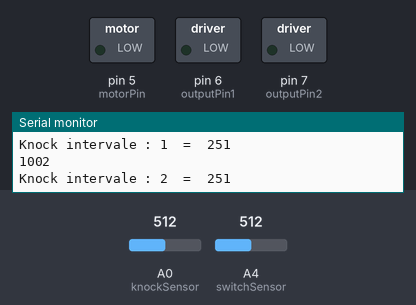
Bench run of a sketch on a simulated Arduino Uno, built with avr-gcc and run on an emulated ATmega328P. On the bench: switched loads named in the sketch (green lamp = pin HIGH), the last lines printed to the serial monitor. Dashed ring = blinking. Inputs (shaded band) come from the test bench; at power-on: A4 (switchSensor) = 512, A0 (knockSensor) = 512.

Above: at 1.2 s.
1.3 s: A4 (switchSensor) set to 0
At 4.6 s:
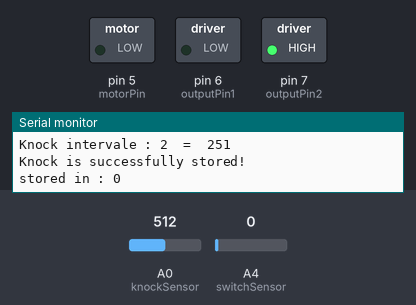
4.8 s: A4 (switchSensor) set to 95
7.4 s: A4 (switchSensor) set to 107
At 8.61 s:
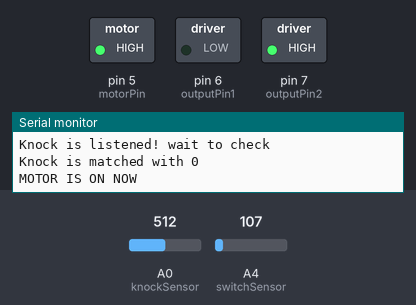
10.9 s: A0 (knockSensor) set to 21
12.7 s: A0 (knockSensor) set to 18
At 13.3 s:
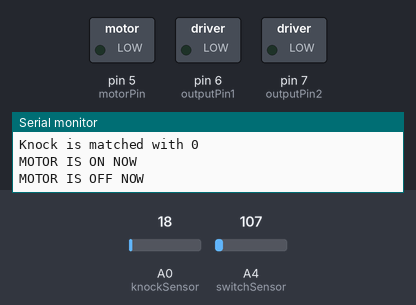
Timing chart, 0 to 15.5 s (numbered marks = the images above; inputs shaded):
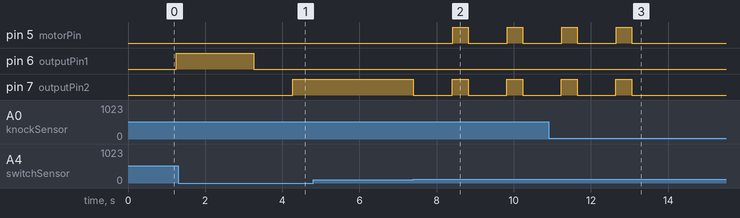

The sketch:

secretKnockDetector.ino
```cpp
const int outputPin1 = 6; // red led
const int outputPin2 = 7; //green Led
const int motorPin = 5;
const int knockSensor = A0;
const int switchSensor = A4;
const int knockThreashold = 20;
const int matchThreashold = 150;
const int switchThreashold = 100;
const int maxKnockInterval = 3;
const int timeLimitToReset = 10000;
unsigned long firstKnockTime = 0, secondKnockTime = 0,fKTime = 0, sKTime = 0;
int count =0,countTakingKnocks =0 ;
unsigned long knockTimeStored[] = {0,0,0};
unsigned long currentKnockTime[] = {0,0,0};
unsigned long lastInputTime = 0;
unsigned long currentTime = 0;
int resetPrintCount = 0;
unsigned long storeMultipleKnock[3][4] = {{0,0,0,1},{0,0,0,2},{0,0,0,3}};


void setup() {
  //Set the output pin as an OUTPUT
  pinMode(outputPin1, OUTPUT);
  pinMode(outputPin2, OUTPUT);
  pinMode(motorPin, OUTPUT);
  //Begin Serial Communication.
  Serial.begin(9600);

}


bool noInputForLong()
{
  currentTime = millis();
  if( (currentTime -lastInputTime)>timeLimitToReset)
  {
    return true;
  }

  else
  {
    resetPrintCount =0;
    return false;
  }
}


void loop() {

    int switchReading = analogRead(switchSensor);

    if(switchReading==0){//if switch is pressed new knock's time interval will be stored in the knockTimeStored array
        lastInputTime = millis();
        storingKnockInTemporaryStorage();
    }
    else if(switchReading>switchThreashold) {
      digitalWrite(outputPin2, LOW);
      digitalWrite(outputPin1, LOW);
      count =0;
      firstKnockTime =0;
      secondKnockTime=0;
      takingKnocks();

    }

    bool sleepCheck = noInputForLong();
    if(sleepCheck==true){
        //Serial.print("Current time = ");
        //Serial.println(currentTime);
        //Serial.print("Last input time = ");
        //Serial.println(lastInputTime);
        if(resetPrintCount==0)
        {
          Serial.println("Knock is reset please try again...");
          resetPrintCount++;
        }
        fKTime = 0;
        sKTime = 0;
        countTakingKnocks =0;
        digitalWrite(outputPin1, LOW);
        digitalWrite(outputPin2, LOW);
    }

}


void storing(int row)
{
    int i;
    for(i=0;i<maxKnockInterval;i++)
    {
        storeMultipleKnock[row][i] = knockTimeStored[i];
    }

    for(i=0;i<maxKnockInterval;i++)
    {
        if(i!=row)
            --storeMultipleKnock[i][3];
    }
    storeMultipleKnock[row][3] =3;

}


void storingKnockInTemporaryStorage()
{
    if(count>=maxKnockInterval){   //after taking 4 knocks, storing time interval becomes terminated untill switch is pressed further
              digitalWrite(outputPin2, HIGH);
              Serial.println("Knock is successfully stored!");
              //after storing in temporary storage now it will be stored in storeMultipleKnock array;
              int i;
              for(i=0;i<maxKnockInterval;i++){
                  if(storeMultipleKnock[i][3]==1)  // knock will be stored in that row where the priority is high in storeMultipleKnock array;
                  {
                    Serial.print("stored in : ");
                    Serial.println(i);
                      storing(i);
                      break;
                  }
              }
              delay(2000);
    }
    else if(count<maxKnockInterval){
        digitalWrite(outputPin2, LOW);
        int  sensorReading = analogRead(knockSensor);
        if(sensorReading>=knockThreashold){
            //Serial.println(sensorReading);

            if(firstKnockTime==0){
                firstKnockTime = millis();
                Serial.println(firstKnockTime);

            }
            else if(secondKnockTime==0){
                          secondKnockTime = millis();
                          Serial.println(secondKnockTime);
                         // digitalWrite(outputPin1, HIGH);
                         // delay(200);
                        //  digitalWrite(outputPin1, LOW);
                          unsigned long temp = secondKnockTime - firstKnockTime;
                          if(temp>0){
                              knockTimeStored[count]= temp;
                              Serial.print("Knock intervale : ");
                              Serial.print(count);
                              Serial.print("  =  ");
                              Serial.println(temp);
                              firstKnockTime = secondKnockTime;
                              secondKnockTime = 0;
                              count++;
                          }
                          //if any interval gives negative time, whole knock storing process will be started from the begining
                          else {
                            Serial.println("Invalid knock");
                              firstKnockTime = 0;
                              secondKnockTime = 0;
                              count =0;
                          }

            }
          delay(250);
        }
    }
}


void takingKnocks()
{
   if(countTakingKnocks>=maxKnockInterval){   //after taking 4 knocks, checking time interval whether is it matched with the stored time or not
            //digitalWrite(outputPin1, HIGH);
            Serial.println("Knock is listened! wait to check");
            check();
            lastInputTime = millis();
           // delay(3000);
   }

  else{
    digitalWrite(outputPin1, LOW);
      int  sensorReading = analogRead(knockSensor);
      if(sensorReading>=knockThreashold){
          lastInputTime = millis();
          //Serial.println(sensorReading);

          if(fKTime==0){
              fKTime = millis();
              Serial.println(fKTime);

          }
          else if(sKTime==0){
                        sKTime = millis();
                        Serial.println(sKTime);
                       // digitalWrite(outputPin1, HIGH);
                       // delay(200);
                      //  digitalWrite(outputPin1, LOW);
                        unsigned long temp = sKTime - fKTime;
                        if(temp>0){
                            currentKnockTime[countTakingKnocks]= temp;
                            Serial.print("Knock intervale : ");
                            Serial.print(countTakingKnocks);
                            Serial.print("  =  ");
                            Serial.println(temp);
                            fKTime = sKTime;
                            sKTime = 0;
                            countTakingKnocks++;
                        }
                        //if any interval gives negative time, whole knock storing process will be started from the begining
                        else {
                          Serial.println("Invalid knock");
                            fKTime = 0;
                            sKTime = 0;
                            countTakingKnocks =0;
                        }

           }
        delay(250);
      }
  }
}

void check()
{
    int i,row;
    int temp;
    bool match = false;

    for(row=0;row<3;row++){
        for(i=0;i<maxKnockInterval;i++){
           // printf("currentKnockTime = %d\tstoreMultipleKnock=%d\t",currentKnockTime[i],storeMultipleKnock[row][i]);
            if(currentKnockTime[i]>storeMultipleKnock[row][i])
            {

              temp = (currentKnockTime[i] - storeMultipleKnock[row][i]);
            }
            else
            {
                temp = (storeMultipleKnock[row][i] - currentKnockTime[i]);
            }
            /*
            Serial.print("Difference of ");
            Serial.print(i);
            Serial.print("th interval : ");
            Serial.println(temp);
            */

          //  printf("temp = %d\n",temp);
            if(temp>matchThreashold){
              match = false;
              break;
            }
            else
                match = true;
        }

        if(match)
        {
           // printf("matched for %d",row);
            break;
        }


    }

    if(match){
      digitalWrite(outputPin2, HIGH);
      Serial.print("Knock is matched with ");
      Serial.println(row);
       // delay(2000);
      runMotor();
      offMotor();
    }
   else {
      digitalWrite(outputPin1, HIGH);
      Serial.println("Knock is not matched please try again");
      delay(2000);
   }

    fKTime = 0;
    sKTime = 0;
    countTakingKnocks =0;
    digitalWrite(outputPin1, LOW);
    digitalWrite(outputPin2, LOW);

}

void runMotor()
{   Serial.println("MOTOR IS ON NOW");
    digitalWrite(motorPin,HIGH);
    delay(400);
}

void offMotor()
{   Serial.println("MOTOR IS OFF NOW");
    digitalWrite(motorPin,LOW);
}
```

Measured:
- the behaviour switches between 100 and 101 on A4 (switchSensor) (found by bisection; images 1 and 2)
- the behaviour switches between 20 and 19 on A0 (knockSensor) (found by bisection; images 2 and 3)
- after the input at 1.3 s, pin 6 (outputPin1): goes on until 3.3 s, then stays LOW; pin 7 (outputPin2): LOW → HIGH after 3.0 s
- after the input at 4.8 s, every drawn part: stays the same
- after the input at 7.4 s, pin 5 (motorPin): alternates HIGH for 0.40 s and LOW for 1.0 s, starting after 1.0 s; pin 7 (outputPin2): alternates HIGH for 0.41 s and LOW for 1.0 s, starting at once
- after the input at 12.7 s, pin 5 (motorPin), pin 7 (outputPin2): goes on until 13.1 s, then stays LOW
